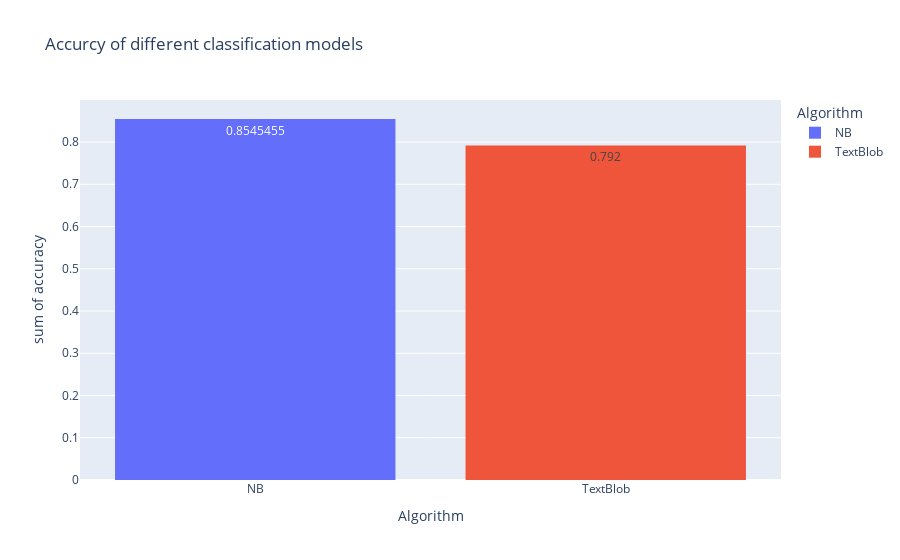

Notebook code for this chart:
### Markdown cell above
# Compare Of Two Accuracy Models

### Code cell
#graph of two accuracy model
names=["NB","TextBlob"]
m=[accuracy,cm1]
accuracy = pd.DataFrame({'Algorithm': names,'accuracy': m })
fig = px.histogram(accuracy, x='Algorithm',y="accuracy",color='Algorithm',text_auto=True, title='Accurcy of different classification models').update_xaxes(categoryorder='total descending')
fig.show()

### Figure 1 — Plotly figure (JSON) as saved in the notebook; plotly's stock layout.template omitted (floating-point values rounded to 4 significant figures)
{"data": [{"alignmentgroup": "True", "bingroup": "x", "histfunc": "sum", "hovertemplate": "Algorithm=%{x}<br>sum of accuracy=%{y}<extra></extra>", "legendgroup": "NB", "marker": {"color": "#636efa", "pattern": {"shape": ""}}, "name": "NB", "offsetgroup": "NB", "orientation": "v", "showlegend": true, "texttemplate": "%{value}", "type": "histogram", "x": ["NB"], "xaxis": "x", "y": [0.8545], "yaxis": "y"}, {"alignmentgroup": "True", "bingroup": "x", "histfunc": "sum", "hovertemplate": "Algorithm=%{x}<br>sum of accuracy=%{y}<extra></extra>", "legendgroup": "TextBlob", "marker": {"color": "#EF553B", "pattern": {"shape": ""}}, "name": "TextBlob", "offsetgroup": "TextBlob", "orientation": "v", "showlegend": true, "texttemplate": "%{value}", "type": "histogram", "x": ["TextBlob"], "xaxis": "x", "y": [0.792], "yaxis": "y"}], "layout": {"barmode": "relative", "legend": {"title": {"text": "Algorithm"}, "tracegroupgap": 0}, "title": {"text": "Accurcy of different classification models"}, "xaxis": {"anchor": "y", "categoryarray": ["NB", "TextBlob"], "categoryorder": "total descending", "domain": [0, 1], "title": {"text": "Algorithm"}}, "yaxis": {"anchor": "x", "domain": [0, 1], "title": {"text": "sum of accuracy"}}}}
